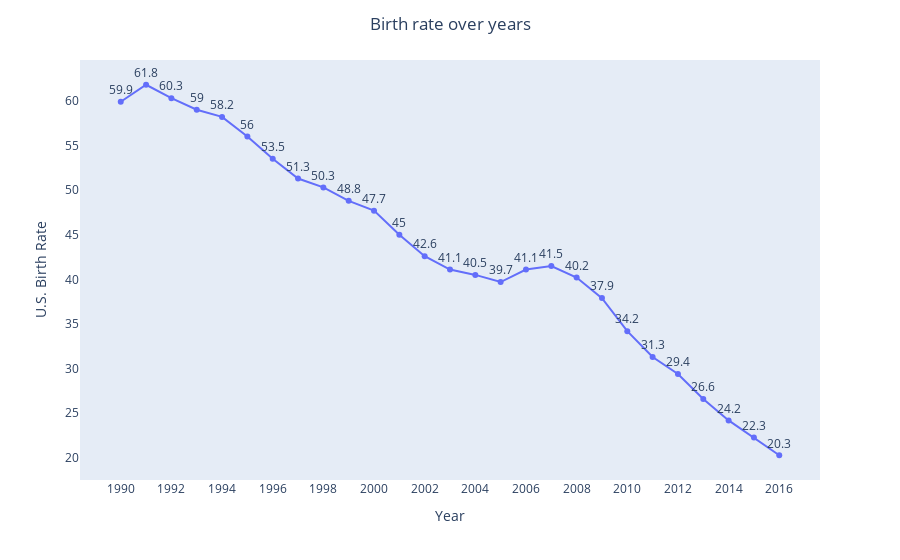

Here is the notebook cell this chart was saved with:
### Code cell
# Ploting the data
fig = px.line(df1, x="Year", y="U.S. Birth Rate", text="U.S. Birth Rate")
fig.update_traces(textposition="top center")
fig.update_xaxes(dtick=2, showgrid=False)
fig.update_yaxes(showgrid=False)
fig.update_layout(
    title = 'Birth rate over years',
    title_x= 0.5 )
fig.show()

### Figure 1 — Plotly figure (JSON) as saved in the notebook; plotly's stock layout.template omitted (floating-point values rounded to 4 significant figures)
{"data": [{"hovertemplate": "Year=%{x}<br>U.S. Birth Rate=%{text}<extra></extra>", "legendgroup": "", "line": {"color": "#636efa", "dash": "solid"}, "mode": "lines+markers+text", "name": "", "orientation": "v", "showlegend": false, "text": [59.9, 61.8, 60.3, 59, 58.2, 56, 53.5, 51.3, 50.3, 48.8, 47.7, 45, 42.6, 41.1, 40.5, 39.7, 41.1, 41.5, 40.2, 37.9, 34.2, 31.3, 29.4, 26.6, 24.2, 22.3, 20.3], "textposition": "top center", "type": "scatter", "x": [1990, 1991, 1992, 1993, 1994, 1995, 1996, 1997, 1998, 1999, 2000, 2001, 2002, 2003, 2004, 2005, 2006, 2007, 2008, 2009, 2010, 2011, 2012, 2013, 2014, 2015, 2016], "xaxis": "x", "y": [59.9, 61.8, 60.3, 59, 58.2, 56, 53.5, 51.3, 50.3, 48.8, 47.7, 45, 42.6, 41.1, 40.5, 39.7, 41.1, 41.5, 40.2, 37.9, 34.2, 31.3, 29.4, 26.6, 24.2, 22.3, 20.3], "yaxis": "y"}], "layout": {"legend": {"tracegroupgap": 0}, "margin": {"t": 60}, "title": {"text": "Birth rate over years", "x": 0.5}, "xaxis": {"anchor": "y", "domain": [0, 1], "dtick": 2, "showgrid": false, "title": {"text": "Year"}}, "yaxis": {"anchor": "x", "domain": [0, 1], "showgrid": false, "title": {"text": "U.S. Birth Rate"}}}}
